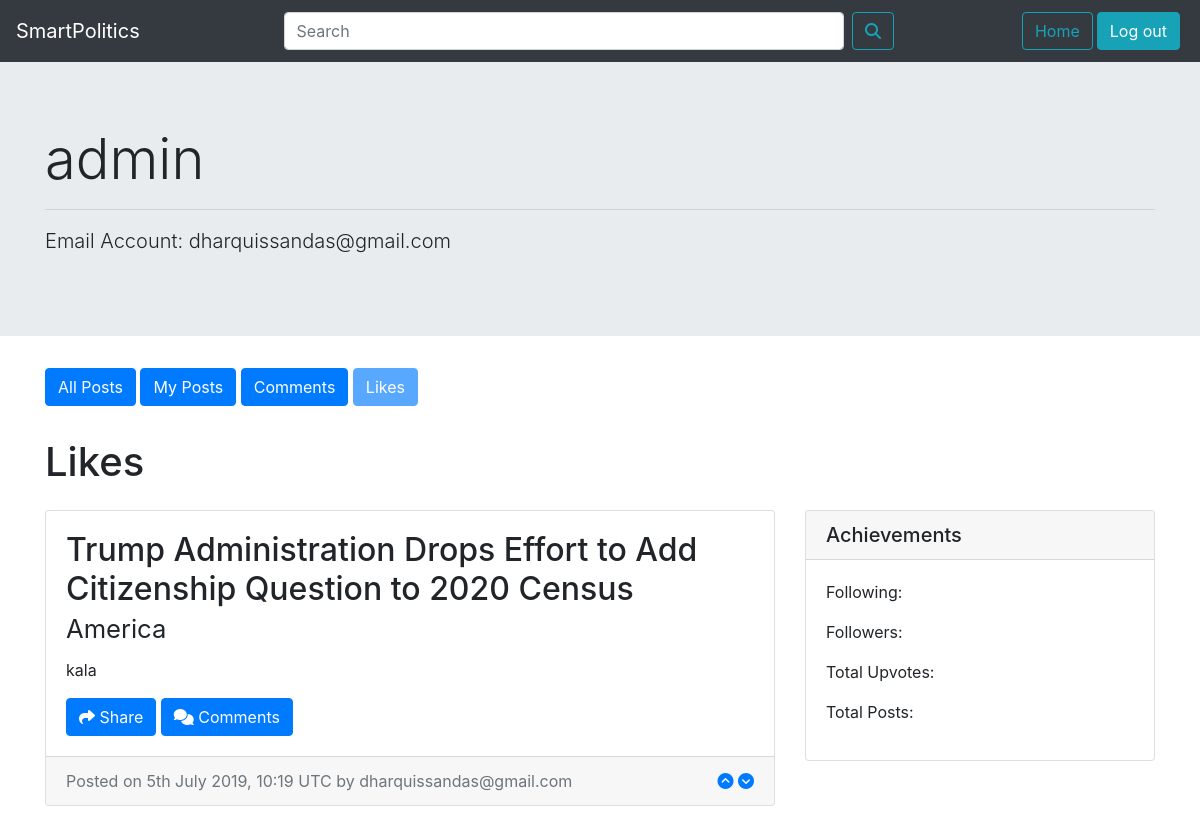
/accountlikes.php (signed in), run on the app's committed database.
### tables this page shows
CREATE TABLE `entries` (
  `ID` int(11) NOT NULL,
  `title` varchar(255) DEFAULT NULL,
  `topic` varchar(255) DEFAULT NULL,
  `post` longtext,
  `timestamp` int(11) DEFAULT NULL,
  `upvotes` int(255) DEFAULT NULL,
  `userid` int(11) DEFAULT NULL
);

### accountlikes.php (the view, shortened to what this page needs)
<?php
    include "php/connection.php";
?>
<!doctype html>
<html lang="en">
<head>
    <link rel="stylesheet" href="https://stackpath.bootstrapcdn.com/bootstrap/4.3.1/css/bootstrap.min.css">
    <link rel="stylesheet" href="css/navbar.css">
    <link rel="stylesheet" href="css/posts.css">
</head>
<body>
    <nav class="navbar navbar-expand-lg navbar-dark bg-dark">
        <div class="flex-grow-1">
                <a class="navbar-brand" href="index.php">SmartPolitics</a>
        </div>
            <div class="collapse navbar-collapse" id="navbarSupportedContent">
                <div class="flex-grow-2">
                    <form class="form-inline">
                        <div class="mx-lg-0 searchbar">
                            <input class="form-control my-1" id="search" type="search" placeholder="Search" aria-label="Search">
                            <button class="btn btn-outline-info ml-1 my-1" id="button" type="submit"><i class="fas fa-search"></i></button>
                        </div>
                    </form>
                </div>
                <?php
                    if(isset($_SESSION['id'])){
                ?>
                <form method="post" action="php/logout.php" class="form-inline my-2 my-lg-0 ml-auto">
                    <button class="btn btn-outline-info my-1 mr-1" id="home" type="button">Home</button>
                    <button class="btn btn-info my-1 mr-1" id="login" type="submit">Log out</button>
                </form>
                <?php
                    }
                ?>
        </div>
    </nav>
    <div class="jumbotron jumbotron-fluid">
        <div class="container">
            <h1 class="display-4"><?php echo $_SESSION['name']; ?></h1>
            <hr>
            <p class="lead">Email Account: <?php echo $_SESSION['email']; ?> </p>
        </div>
    </div>
    <div class="container">
    <button onclick="location.href='accountallposts.php'" type="button" class="btn btn-primary mb-2">All Posts</button>
        <button onclick="location.href='accountownposts.php'"  type="button" class="btn btn-primary mb-2">My Posts</button>
        <button onclick="location.href='accountcomments.php'"  type="button" class="btn btn-primary mb-2">Comments</button>
        <button onclick="location.href='accountlikes.php'"  type="button" class="btn btn-primary mb-2" disabled>Likes</button>
        <h1 class="my-4">Likes</h1>
        <div class="row">
            <div class="col-md-8">
                <?php
                    $userid = $_SESSION['id'];
                    $query =  "SELECT ID, title, topic, post, timestamp, upvotes, userid FROM entries WHERE userid  ='$userid'";
                    $result = mysqli_query($conn, $query) or die(mysqli_error($conn));
                    while($row = $result->fetch_assoc()){
                        ?>
                        <div class="card mb-4">
                            <div class="card-body">
                                <h2 class="card-title"><?php echo $row['title']; ?> <br> <small><?php echo $row['topic']; ?></small> </h2>
                                <p class="card-text"><?php echo $row['post']; ?></p>
                                <a href="" class="btn btn-primary"><i class="fas fa-share"></i>  Share</a>
                                <a href="<?php echo 'comments.php?id='.$row['ID'].'';?>" class="btn btn-primary"><i class="fas fa-comments"></i>  Comments</a>
                            </div>
                            <div class="card-footer text-muted">
                                <div class="footer-text">
                                    Posted on <?php echo date('jS F Y, G:i e', $row['timestamp']); ?> by
                                    <?php
                                        echo $_SESSION["email"];
                                    ?>
                                </div>
                                <div class="voting">
                                    <?php
                                        if(isset($_SESSION['email'])){
                                        ?>
                                        <a href="#" class="fa fa-chevron-circle-up"></a>
                                        <a href="#" class="fa fa-chevron-circle-down"></a>
                                    <?php } ?>
                                </div>
                            </div>
                        </div>
                <?php } ?>
            </div>
        <div class="col-md-4">
            <div class="card mb-4">
                <h5 class="card-header">Achievements</h5>
                <div class="card-body">
                    <div class="row">
                        <div class="col-lg-12">
                            <ul class="list-unstyled mb-0">
                                <li>
                                    <p>Following:</p>
                                </li>
                                <li>
                                    <p>Followers:</p>
                                </li>
                                <li>
                                    <p>Total Upvotes:</p>
                                </li>
                                <li>
                                    <p>Total Posts:</p>
                                </li>
                            </ul>
                        </div>
                    </div>
                </div>
            </div>
        </div>
    </div>
</body>
</html>

### css/navbar.css (style rules this page uses)
@media (min-width: 992px) { #search { width: 35em; } }
.navbar { margin-bottom: 0px; }

### css/posts.css (style rules this page uses)
@media (min-width: 992px) { .footer-text { display: inline; } }
@media (min-width: 992px) { .voting { float: right; } }
.voting a { text-decoration: none; }

### data on the page
entries: title "Trump Administration Drops Effort to Add Citizenship Question to 2020 Census", topic "America", post "kala", timestamp "5th July 2019, 10:19 UTC"

### other printed values
$_SESSION['name'] "admin"
$_SESSION['email'] "dharquissandas@gmail.com"
